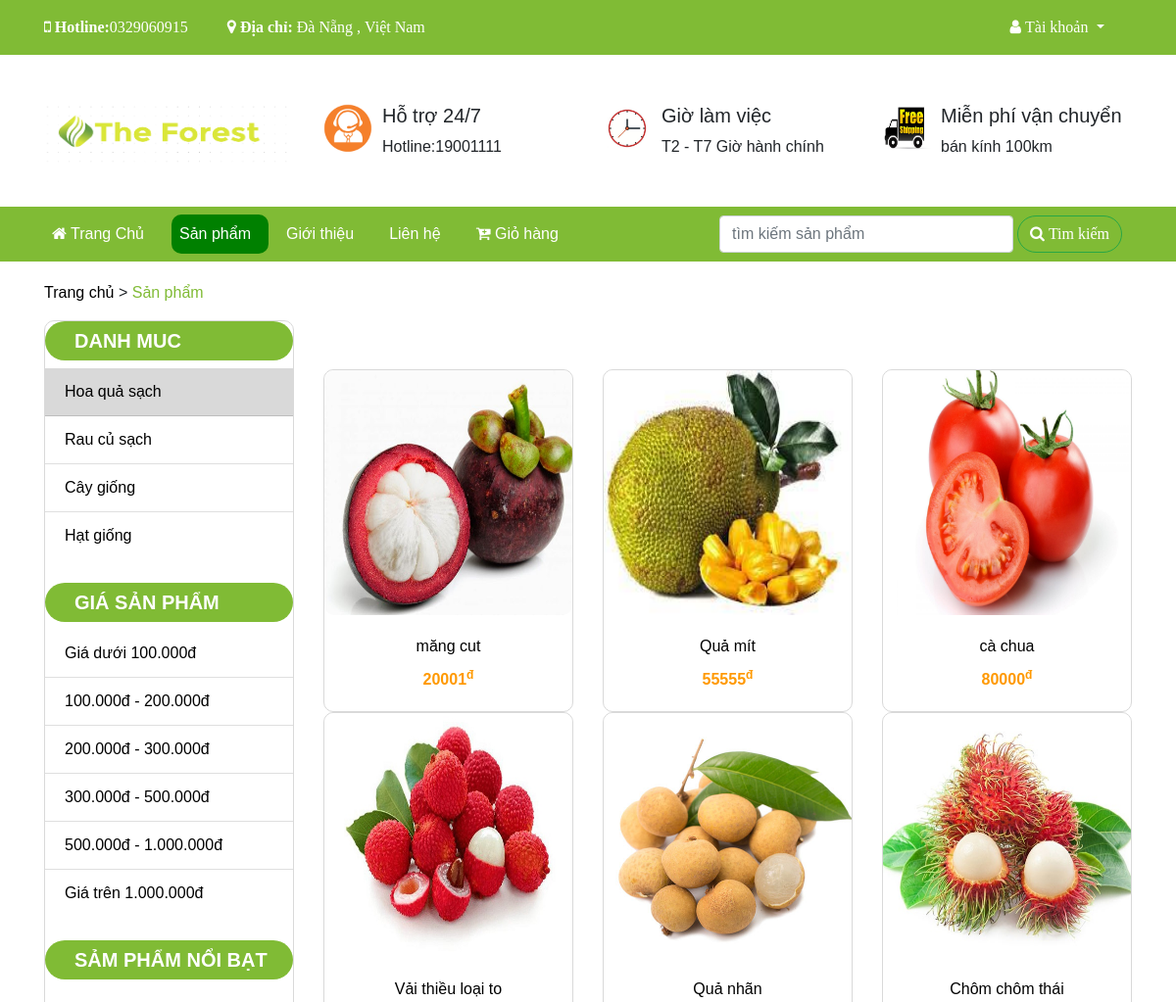
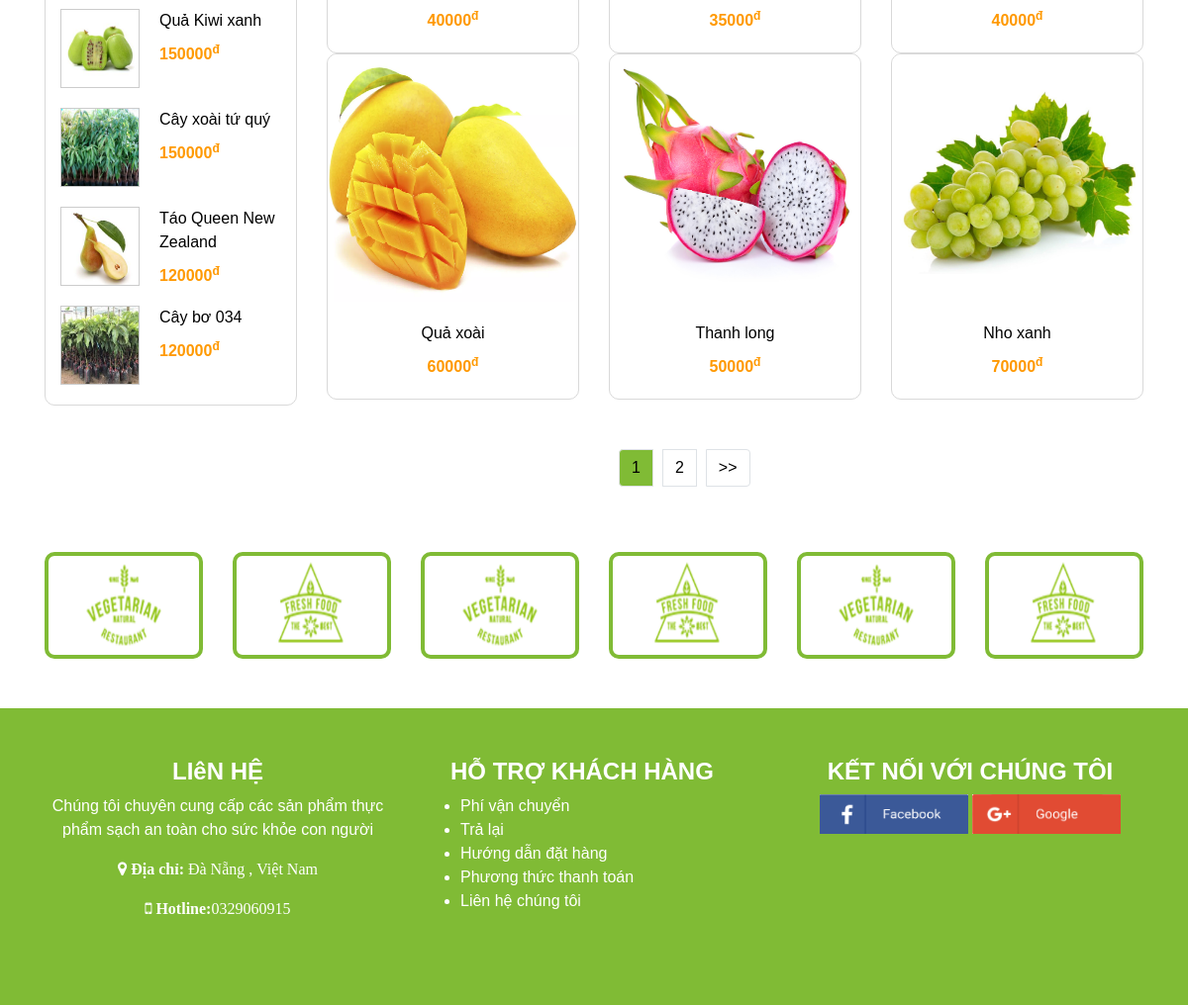
The app's page /?act=shop&cateID=1 with its own data (2 pictures, top to bottom).
### tables this page shows
CREATE TABLE `category` (
  `cid` int(11) NOT NULL,
  `cname` varchar(30) NOT NULL
);

CREATE TABLE `product` (
  `ID` int(11) NOT NULL,
  `Name` varchar(50) NOT NULL,
  `Price` double NOT NULL,
  `Image` varchar(20) NOT NULL,
  `Des` varchar(2000) NOT NULL,
  `Note` varchar(50) NOT NULL,
  `cateID` int(11) NOT NULL,
  `Time` datetime DEFAULT NULL
);

### Controllers/ShopControl.php (called while the page is built, shortened)
<?php
require_once("Models/shop.php");
class ShopControl
{
    var $shop_model;
    public function __construct()
    {
        $this->shop_model = new Shop();
    }
    function list()
    {
        $data_danhmuc = $this->shop_model->danhmuc();
        $data_spnb = $this->shop_model->sanpham_nb();
        if(isset($_GET['cateID'])){
            $cateID = $_GET['cateID'];
            $page = isset($_GET['page']) ? $_GET['page'] : 1;
            $limit = 9;
            $start = ($page - 1) * $limit;
            $count = $this->shop_model->count_sp_cateID($cateID);
            $count_sp = $count['tong'];
            $total_page = $count_sp/$limit;
            $data = $this->shop_model->limit_cate_sp($cateID, $start, $limit);
        }
        require_once('Views/index.php');
    }
}
?>

### Models/Connection.php (called while the page is built, shortened)
<?php
    class Connection{
        function __construct()
        {
            $severname ="localhost";
            $username ="root";
            $password ="";
            $db_name ="shopraucu";
            $this->conn = new mysqli($severname,$username,$password,$db_name);
        }
    }
?>

### Models/model.php (called while the page is built, shortened)
<?php
require_once("Connection.php");
class model
{
    function __construct()
    {
        $conn_obj = new connection();
        $this->conn = $conn_obj->conn;
    }
    function danhmuc()
    {
        $query =  "SELECT * from category";
        require("result.php");
        return $data;
    }
    function limit_cate_sp($a, $b, $c)
    {
        $query =  "SELECT * from product WHERE cateID = $a ORDER BY ID DESC limit $b,$c";
        require("result.php");
        return $data;
    }
}
?>

### Models/result.php (called while the page is built)
<?php
$result = $this->conn->query($query);
$data = array();
while ($row = $result->fetch_assoc()) {
    $data[] = $row;
}
?>

### Models/shop.php (called while the page is built, shortened)
<?php
require_once("model.php");
class Shop extends Model
{
    function count_sp_cateID($cate)
    {
        $query = "SELECT COUNT(ID) as tong FROM product WHERE cateID = $cate";
        return $this->conn->query($query)->fetch_assoc();
    }
    function sanpham_nb()
    {
    	$query =  "SELECT * from product  ORDER BY Price DESC limit 4";
        require("result.php");
        return $data;
    }
}
?>

### Views/shop/shop.php (the view, shortened to what this page needs)
<div class="container" style="margin-top: 20px;">
		<p><a href="?act=home"  id="chidan"> Trang chủ</a> > <span id="chidan1">Sản phẩm</span></p>
		<div class="row row1">
			<div class="col-md-3">
				<div class="panel">
					<h5 class="titsp">DANH MUC</h5>
				<ul class="list-group list-group-flush">
					<?php foreach($data_danhmuc as $row): ?>
                    <li class="list-group-item <?php if($cateID==$row['cid']) echo 'active2'?>"><a href="?act=shop&cateID=<?= $row["cid"] ?>" ><?= $row['cname'] ?></a></li>
                    <?php endforeach; ?>
                </ul><br>
                <h5 class="titsp">GIÁ SẢN PHẨM</h5>
				<ul class="list-group list-group-flush">
                    <li class="list-group-item"><a href="#" title="">Giá dưới 100.000đ</a></li>
                    <li class="list-group-item"><a href="#" title="">100.000đ - 200.000đ</a></li>
                    <li class="list-group-item"><a href="#" title="">200.000đ - 300.000đ</a></li>
                    <li class="list-group-item"><a href="#" title="">300.000đ - 500.000đ</a></li>
                    <li class="list-group-item"><a href="#" title="">500.000đ - 1.000.000đ</a></li>
                    <li class="list-group-item"><a href="#" title="">Giá trên 1.000.000đ</a></li>
                </ul><br>
                <h5 class="titsp">SẢM PHẨM NỔI BẠT</h5><br>
                <?php foreach($data_spnb as $row): ?>
				<div class="sanpham_nb">
					<img src="public/images/<?= $row['Image'] ?>" alt="" id="anh_nb">
					<div class="cap_spnb">
						<a href="?act=detail&id=<?= $row['ID']?>" ><?= $row['Name'] ?></a>
				        <p id="gia"><?= $row['Price'] ?><sup>đ</sup></p>
					</div>
				</div>
		    	<?php endforeach; ?>
			</div>
		</div>
			<div class="col-md-9">
	        	<div class="row">
	        		<?php foreach($data as $row):?>
	        		<div class="col-md-4">
	    	        	<div class="sanpham1">
			        	    <img src="public/images/<?= $row['Image'] ?>" alt="" id="hinh2">
			             	<div id="cap2">
			         	    	<a href="?act=detail&id=<?= $row['ID']?>" ><?= $row['Name'] ?></a>
				                <p id="gia"><?= $row['Price'] ?><sup>đ</sup></p>
			               	</div>
			            </div>
		        	</div>
		            <?php endforeach; ?>
	        	</div>
	        	<div class="phantrangSP">
 	        		<ul class="pagination">
 	        		<?php if($total_page>=2){
 	        			if(isset($_GET['xuly'])){
 	        				if($page>1) { ?>
                            	<li class="page-item"><a class="page-link" href="?act=shop&xuly=sorT&cach=<?= $_GET['cach']?>&page=<?= $page-1?>"><<</a></li>
                            <?php }
                            for($i=1 ; $i<= $total_page ;$i++) {?>
                                <li class="page-item"><a class="page-link <?php if($page==$i) echo 'active1'?>" href="?act=shop&xuly=sorT&cach=<?= $_GET['cach']?>&page=<?= $i ?>"><?php echo $i ?></a></li>
                            <?php }
                            if($page<$total_page) { ?>
                            	<li class="page-item"><a class="page-link" href="?act=shop&xuly=sorT&cach=<?= $_GET['cach']?>&page=<?= $page+1?>">>></a></li>
                            <?php }
                            }else {
                                if(isset($cateID)) {
                                    if($page>1) { ?>
                                <?php }
                                    for($i=1 ; $i<= $total_page ;$i++) {?>
                                    <li class="page-item"><a class="page-link <?php if($page==$i) echo 'active1'?>" href="?act=shop&cateID=<?= $cateID ?>&page=<?= $i ?>"><?php echo $i ?></a></li>
                                <?php }
                                     if($page<$total_page-1) { ?>
                            	    <li class="page-item"><a class="page-link" href="?act=shop&cateID=<?= $cateID ?>&page=<?= $page+1?>">>></a></li>
                                <?php }
                            }
                         }
                    } ?>
                    </ul>
	        	</div>
	  		</div>
		</div>

### public/js/style.css (style rules this page uses)
html,body { font-family: arial; margin: 0px; padding: 0px; }
a { text-decoration: none; color: #000; }
.navbar li,li a { color: #fff ; margin-right: 10px; }
.list-group li a { color: #000; }
.row { margin-top: 50px; }
#hinh2 { width: 100%; height: 250px; border-radius: 10px; }
#cap2 { text-align: center; margin-top: 20px; }
#gia { margin-top: 10px; font-weight: bold; color: #ff9900; }
.active1 { background-color: #80bb35; }
.pagination li a { color: #000; }
#chidan1 { color: #80bb35; }
.row1 { margin-top: 10px; }
.panel { border: 1px solid #d9d9d9; border-radius: 10px; }
.titsp { font-weight: bold; color: #fff; background-color: #80bb35; width: 100%; height: 40px; padding-left: 30px; padding-top: 8px; border-radius: 20px; }
.sanpham_nb { height: 100px; }
#anh_nb { width: 80px; height: 80px; float: left; margin-left: 15px; margin-right: 20px; border: 1px solid #cccccc; }
.sanpham1 { height: 350px; border-radius: 10px; border: 1px solid #d9d9d9; }
.phantrangSP { margin-left: 295px; margin-top: 50px; text-align: center; }
.active2 { background-color: #d9d9d9; }

### records on screen
category: cname "Hoa quả sạch"
category: cname "Rau củ sạch"
category: cname "Cây giống"
category: cname "Hạt giống"
product: Image (picture), Name "Quả Kiwi xanh", Price "150000"
product: Image (picture), Name "Cây xoài tứ quý", Price "150000"
product: Image (picture), Name "Táo Queen New Zealand", Price "120000"
product: Image (picture), Name "Cây bơ 034", Price "120000"
product: Image (picture), Name "măng cut", Price "20001"
product: Image (picture), Name "Quả mít", Price "55555"
product: Image (picture), Name "cà chua", Price "80000"
product: Image (picture), Name "Vải thiều loại to", Price "40000"
product: Image (picture), Name "Quả nhãn", Price "35000"
product: Image (picture), Name "Chôm chôm thái", Price "40000"
product: Image (picture), Name "Quả xoài", Price "60000"
product: Image (picture), Name "Thanh long", Price "50000"
product: Image (picture), Name "Nho xanh", Price "70000"
